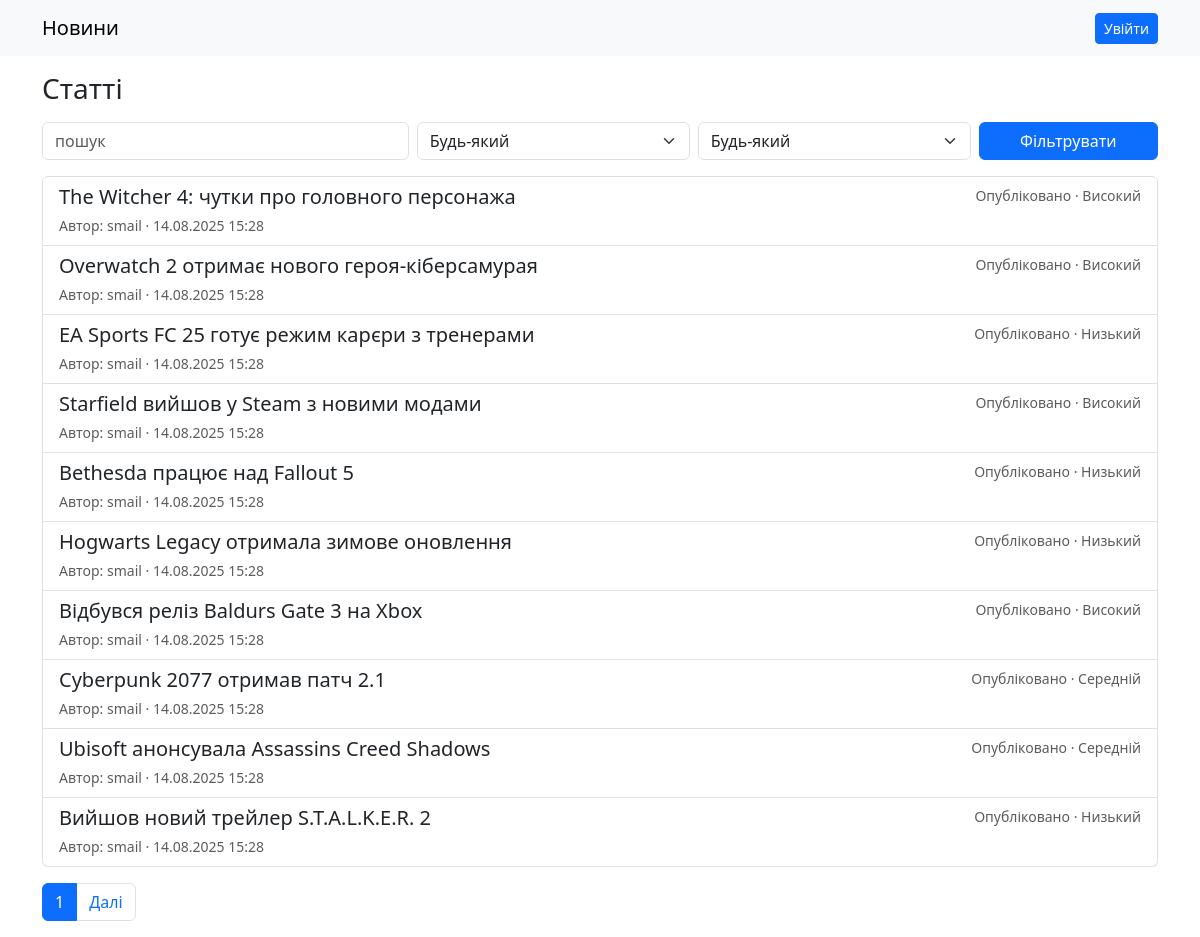
Page /news/ on the committed database.
### news_app/models.py (models this page shows, shortened)
class Article(models.Model):
    class Status(models.TextChoices):
        DRAFT = "draft", "Чернетка"
        PUBLISHED = "published", "Опубліковано"
    class Priority(models.IntegerChoices):
        LOW = 1, "Низький"
        MEDIUM = 2, "Середній"
        HIGH = 3, "Високий"
    title = models.CharField(max_length=200)
    slug = models.SlugField(max_length=220, unique=True)
    content = models.TextField()
    status = models.CharField(max_length=20, choices=Status.choices, default=Status.DRAFT)
    priority = models.IntegerField(choices=Priority.choices, default=Priority.MEDIUM)
    author = models.ForeignKey(settings.AUTH_USER_MODEL, on_delete=models.CASCADE, related_name="articles")
    created_at = models.DateTimeField(auto_now_add=True)
    updated_at = models.DateTimeField(auto_now=True)
    class Meta:
        ordering = ["-created_at"]

### news_app/views.py (the view)
# urls.py: path("", views.ArticleListView.as_view(), name="article_list"),
class ArticleListView(ListView):
    model = Article
    template_name = "news/article_list.html"
    context_object_name = "articles"
    paginate_by = 10
    def get_queryset(self):
        qs = Article.objects.all()
        q = self.request.GET.get("q") or ""
        status = self.request.GET.get("status") or ""
        priority = self.request.GET.get("priority") or ""
        if q:
            qs = qs.filter(Q(title__icontains=q) | Q(content__icontains=q))
        if status:
            qs = qs.filter(status=status)
        if priority:
            qs = qs.filter(priority=priority)
        return qs.select_related("author")
    def get_context_data(self, **kwargs):
        ctx = super().get_context_data(**kwargs)
        ctx["filter_form"] = ArticleFilterForm(self.request.GET or None)
        return ctx

### news_app/forms.py
class ArticleFilterForm(forms.Form):
    q = forms.CharField(required=False, widget=forms.TextInput(attrs={"class": "form-control", "placeholder": "пошук"}))
    status = forms.ChoiceField(required=False, choices=[("", "Будь-який")] + list(Article.Status.choices), widget=forms.Select(attrs={"class": "form-select"}))
    priority = forms.ChoiceField(required=False, choices=[("", "Будь-який")] + [(p.value, p.label) for p in Article.Priority], widget=forms.Select(attrs={"class": "form-select"}))

### templates/news/article_list.html (shortened to what this page needs)
{% extends "base.html" %}
{% block content %}
<div class="d-flex justify-content-between align-items-center mb-3">
  <h1 class="h3 m-0">Статті</h1>
</div>
<form method="get" class="row g-2 mb-3">
  <div class="col-12 col-md-4">{{ filter_form.q }}</div>
  <div class="col-6 col-md-3">{{ filter_form.status }}</div>
  <div class="col-6 col-md-3">{{ filter_form.priority }}</div>
  <div class="col-12 col-md-2 d-grid">
    <button class="btn btn-primary">Фільтрувати</button>
  </div>
</form>
{% if articles %}
  <div class="list-group mb-3">
    {% for a in articles %}
      <a class="list-group-item list-group-item-action" href="{% url 'news:article_detail' a.slug %}">
        <div class="d-flex w-100 justify-content-between">
          <h5 class="mb-1">{{ a.title }}</h5>
          <small class="text-muted">{{ a.get_status_display }} · {{ a.get_priority_display }}</small>
        </div>
        <small class="text-muted">Автор: {{ a.author }} · {{ a.created_at|date:"d.m.Y H:i" }}</small>
      </a>
    {% endfor %}
  </div>
  {% if is_paginated %}
    <nav>
      <ul class="pagination">
        <li class="page-item active"><span class="page-link">{{ page_obj.number }}</span></li>
        {% if page_obj.has_next %}
          <li class="page-item"><a class="page-link" href="?page={{ page_obj.next_page_number }}">Далі</a></li>
        {% endif %}
      </ul>
    </nav>
  {% endif %}
{% else %}
  <p>Поки що немає матеріалів.</p>
{% endif %}
{% endblock %}

### templates/base.html (shortened to what this page needs)
<!doctype html>
<html lang="uk">
<head>
  <link href="https://cdn.jsdelivr.net/npm/bootstrap@5.3.3/dist/css/bootstrap.min.css" rel="stylesheet">
</head>
<body>
<nav class="navbar navbar-expand-lg bg-body-tertiary mb-3">
  <div class="container">
    <a class="navbar-brand" href="{% url 'news:article_list' %}">Новини</a>
    <div class="ms-auto">
      {% if user.is_authenticated %}
        <span class="me-2">{{ user.username }}</span>
        <a href="#" class="btn btn-outline-secondary btn-sm">Вийти</a>
      {% else %}
        <a href="#" class="btn btn-primary btn-sm">Увійти</a>
      {% endif %}
    </div>
  </div>
</nav>
<div class="container">
  {% block content %}{% endblock %}
</div>
</body>
</html>

### rows in the picture
Article: title "The Witcher 4: чутки про головного персонажа", status "Опубліковано", priority "Високий", author "smail", created_at "14.08.2025 15:28"
Article: title "Overwatch 2 отримає нового героя-кіберсамурая", status "Опубліковано", priority "Високий", author "smail", created_at "14.08.2025 15:28"
Article: title "EA Sports FC 25 готує режим карєри з тренерами", status "Опубліковано", priority "Низький", author "smail", created_at "14.08.2025 15:28"
Article: title "Starfield вийшов у Steam з новими модами", status "Опубліковано", priority "Високий", author "smail", created_at "14.08.2025 15:28"
Article: title "Bethesda працює над Fallout 5", status "Опубліковано", priority "Низький", author "smail", created_at "14.08.2025 15:28"
Article: title "Hogwarts Legacy отримала зимове оновлення", status "Опубліковано", priority "Низький", author "smail", created_at "14.08.2025 15:28"
Article: title "Відбувся реліз Baldurs Gate 3 на Xbox", status "Опубліковано", priority "Високий", author "smail", created_at "14.08.2025 15:28"
Article: title "Cyberpunk 2077 отримав патч 2.1", status "Опубліковано", priority "Середній", author "smail", created_at "14.08.2025 15:28"
Article: title "Ubisoft анонсувала Assassins Creed Shadows", status "Опубліковано", priority "Середній", author "smail", created_at "14.08.2025 15:28"
Article: title "Вийшов новий трейлер S.T.A.L.K.E.R. 2", status "Опубліковано", priority "Низький", author "smail", created_at "14.08.2025 15:28"

### other values in the picture
{{ page_obj.number }} "1"
